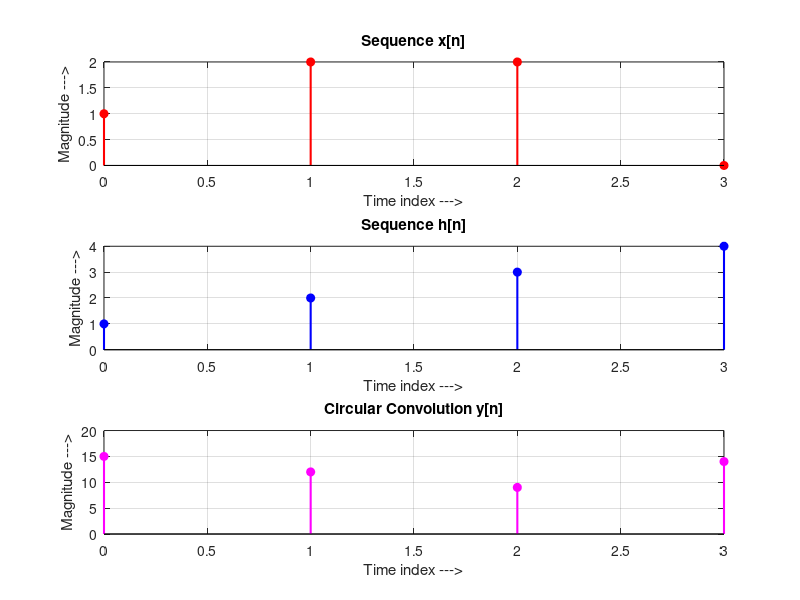

Here is the MATLAB script that generated this plot:

clc;
clear;
close all;

pkg load signal;

x = [1 2 2];
h = [1 2 3 4];

N = 4;

x = [x 0];

% Circular convolution
y = cconv(x,h,N);

disp('Circular Convolution Output:');
disp(y);

figure(1);

subplot(3,1,1);
stem(0:3,x,'r','filled','LineWidth',1.5);
xlabel('Time index --->');
ylabel('Magnitude --->');
title('Sequence x[n]');
grid on;

subplot(3,1,2);
stem(0:3,h,'b','filled','LineWidth',1.5);
xlabel('Time index --->');
ylabel('Magnitude --->');
title('Sequence h[n]');
grid on;

subplot(3,1,3);
stem(0:3,y,'m','filled','LineWidth',1.5);
xlabel('Time index --->');
ylabel('Magnitude --->');
title('Circular Convolution y[n]');
grid on;

drawnow;
